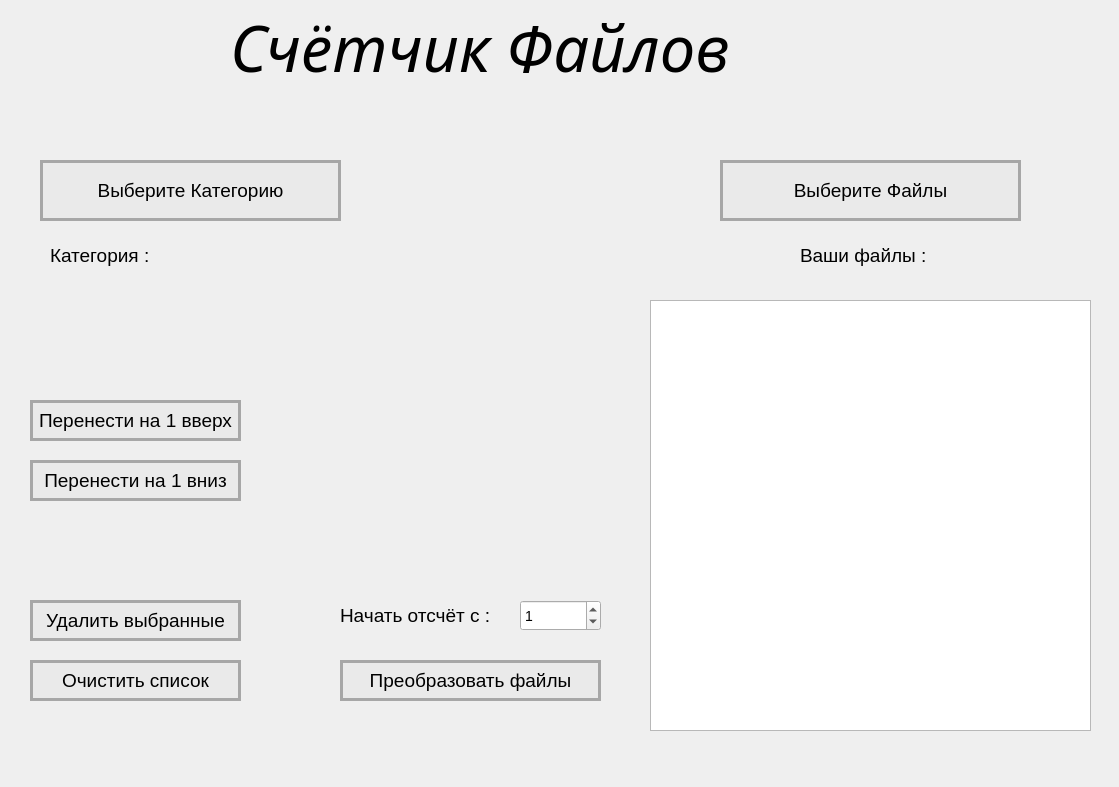
<?xml version="1.0" encoding="UTF-8"?>
<ui version="4.0">
 <class>MainWindow</class>
 <widget class="QMainWindow" name="MainWindow">
  <property name="geometry">
   <rect>
    <x>0</x>
    <y>0</y>
    <width>1119</width>
    <height>787</height>
   </rect>
  </property>
  <property name="font">
   <font>
    <family>Rubik</family>
    <pointsize>8</pointsize>
   </font>
  </property>
  <property name="windowTitle">
   <string>MainWindow</string>
  </property>
  <property name="styleSheet">
   <string notr="true">QPushButton{
	background-color: rgb(234, 234, 234);
	border:3px solid rgb(167, 167, 167);
}</string>
  </property>
  <widget class="QWidget" name="centralwidget">
   <widget class="QLabel" name="lbl_name">
    <property name="geometry">
     <rect>
      <x>230</x>
      <y>10</y>
      <width>591</width>
      <height>75</height>
     </rect>
    </property>
    <property name="font">
     <font>
      <family>Rubik</family>
      <pointsize>47</pointsize>
      <weight>50</weight>
      <italic>true</italic>
      <bold>false</bold>
      <strikeout>false</strikeout>
      <kerning>true</kerning>
     </font>
    </property>
    <property name="text">
     <string>Счётчик Файлов</string>
    </property>
   </widget>
   <widget class="QLabel" name="lbl_fayl">
    <property name="geometry">
     <rect>
      <x>800</x>
      <y>240</y>
      <width>151</width>
      <height>31</height>
     </rect>
    </property>
    <property name="font">
     <font>
      <pointsize>14</pointsize>
     </font>
    </property>
    <property name="text">
     <string>Ваши файлы : </string>
    </property>
   </widget>
   <widget class="QPushButton" name="btn_fa">
    <property name="geometry">
     <rect>
      <x>720</x>
      <y>160</y>
      <width>301</width>
      <height>61</height>
     </rect>
    </property>
    <property name="font">
     <font>
      <pointsize>14</pointsize>
     </font>
    </property>
    <property name="cursor">
     <cursorShape>PointingHandCursor</cursorShape>
    </property>
    <property name="text">
     <string>Выберите Файлы</string>
    </property>
   </widget>
   <widget class="QListWidget" name="list">
    <property name="geometry">
     <rect>
      <x>650</x>
      <y>300</y>
      <width>441</width>
      <height>431</height>
     </rect>
    </property>
    <property name="font">
     <font>
      <pointsize>11</pointsize>
     </font>
    </property>
    <property name="isWrapping" stdset="0">
     <bool>false</bool>
    </property>
   </widget>
   <widget class="QPushButton" name="btn_pre">
    <property name="geometry">
     <rect>
      <x>340</x>
      <y>660</y>
      <width>261</width>
      <height>41</height>
     </rect>
    </property>
    <property name="font">
     <font>
      <pointsize>14</pointsize>
     </font>
    </property>
    <property name="cursor">
     <cursorShape>PointingHandCursor</cursorShape>
    </property>
    <property name="text">
     <string>Преобразовать файлы</string>
    </property>
   </widget>
   <widget class="QPushButton" name="btn_och">
    <property name="geometry">
     <rect>
      <x>30</x>
      <y>660</y>
      <width>211</width>
      <height>41</height>
     </rect>
    </property>
    <property name="font">
     <font>
      <pointsize>14</pointsize>
     </font>
    </property>
    <property name="cursor">
     <cursorShape>PointingHandCursor</cursorShape>
    </property>
    <property name="text">
     <string>Очистить список</string>
    </property>
   </widget>
   <widget class="QPushButton" name="btn_kat">
    <property name="geometry">
     <rect>
      <x>40</x>
      <y>160</y>
      <width>301</width>
      <height>61</height>
     </rect>
    </property>
    <property name="font">
     <font>
      <pointsize>14</pointsize>
     </font>
    </property>
    <property name="cursor">
     <cursorShape>PointingHandCursor</cursorShape>
    </property>
    <property name="text">
     <string>Выберите Категорию</string>
    </property>
   </widget>
   <widget class="QLabel" name="lbl_kat">
    <property name="geometry">
     <rect>
      <x>50</x>
      <y>240</y>
      <width>391</width>
      <height>31</height>
     </rect>
    </property>
    <property name="font">
     <font>
      <pointsize>14</pointsize>
     </font>
    </property>
    <property name="text">
     <string>Категория : </string>
    </property>
   </widget>
   <widget class="QSpinBox" name="spinBox">
    <property name="geometry">
     <rect>
      <x>520</x>
      <y>600</y>
      <width>81</width>
      <height>31</height>
     </rect>
    </property>
    <property name="font">
     <font>
      <pointsize>-1</pointsize>
     </font>
    </property>
    <property name="styleSheet">
     <string notr="true">font-size: 14px</string>
    </property>
    <property name="value">
     <number>1</number>
    </property>
   </widget>
   <widget class="QPushButton" name="btn_del">
    <property name="geometry">
     <rect>
      <x>30</x>
      <y>600</y>
      <width>211</width>
      <height>41</height>
     </rect>
    </property>
    <property name="font">
     <font>
      <pointsize>14</pointsize>
     </font>
    </property>
    <property name="cursor">
     <cursorShape>PointingHandCursor</cursorShape>
    </property>
    <property name="text">
     <string>Удалить выбранные</string>
    </property>
   </widget>
   <widget class="QLabel" name="lbl_otschet">
    <property name="geometry">
     <rect>
      <x>340</x>
      <y>600</y>
      <width>161</width>
      <height>31</height>
     </rect>
    </property>
    <property name="font">
     <font>
      <pointsize>14</pointsize>
     </font>
    </property>
    <property name="text">
     <string>Начать отсчёт с :</string>
    </property>
   </widget>
   <widget class="QPushButton" name="btn_down">
    <property name="geometry">
     <rect>
      <x>30</x>
      <y>460</y>
      <width>211</width>
      <height>41</height>
     </rect>
    </property>
    <property name="font">
     <font>
      <pointsize>14</pointsize>
     </font>
    </property>
    <property name="cursor">
     <cursorShape>PointingHandCursor</cursorShape>
    </property>
    <property name="text">
     <string>Перенести на 1 вниз</string>
    </property>
   </widget>
   <widget class="QPushButton" name="btn_up">
    <property name="geometry">
     <rect>
      <x>30</x>
      <y>400</y>
      <width>211</width>
      <height>41</height>
     </rect>
    </property>
    <property name="font">
     <font>
      <pointsize>14</pointsize>
     </font>
    </property>
    <property name="cursor">
     <cursorShape>PointingHandCursor</cursorShape>
    </property>
    <property name="text">
     <string>Перенести на 1 вверх</string>
    </property>
   </widget>
  </widget>
 </widget>
 <resources/>
 <connections/>
</ui>
